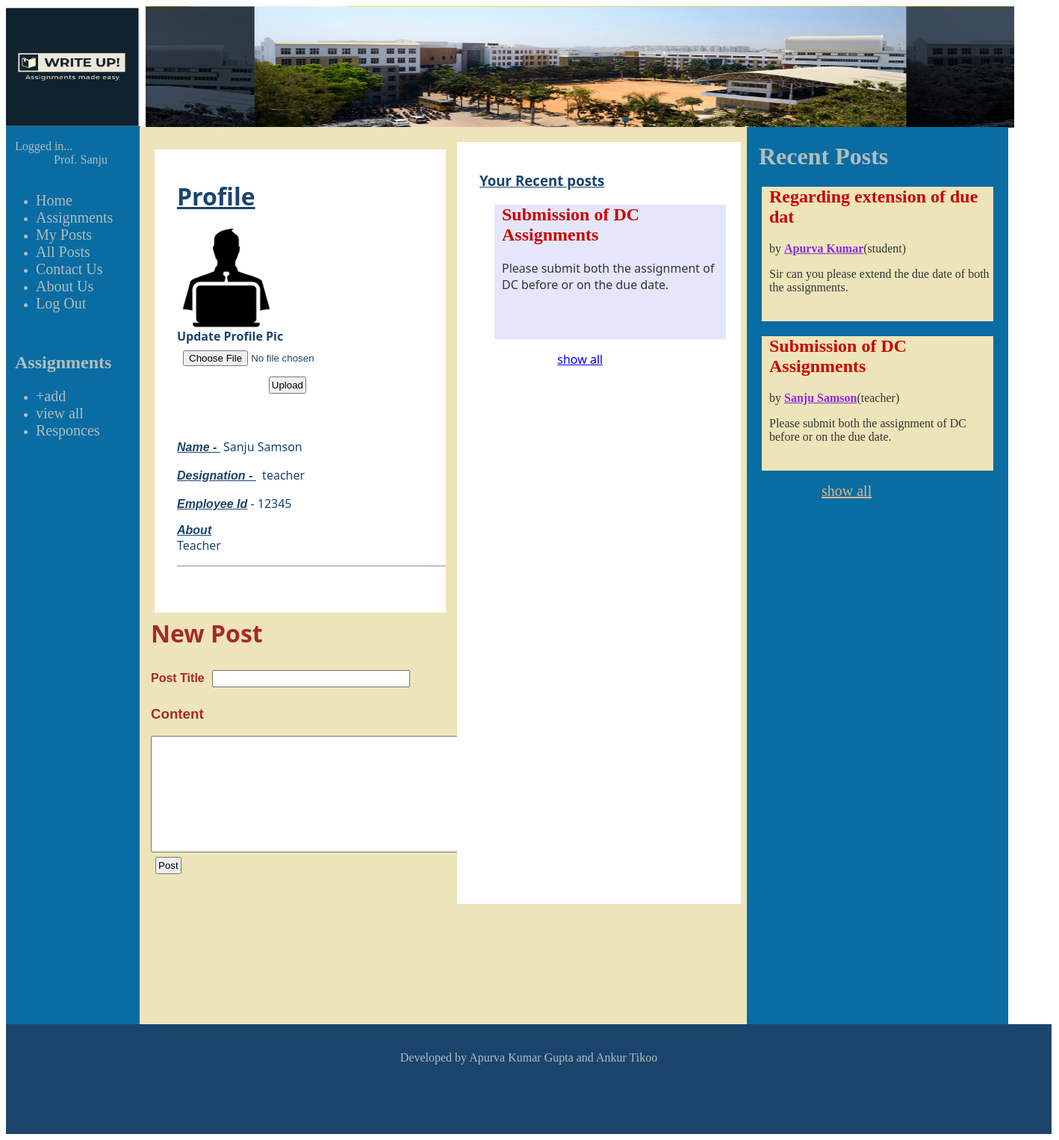
The page /home.php (signed in) on the database its author committed.
### tables this page shows
CREATE TABLE `teacher` (
  `id` int(10) NOT NULL,
  `password` varchar(40) NOT NULL,
  `first_name` varchar(40) NOT NULL,
  `last_name` varchar(40) NOT NULL,
  `about_you` text DEFAULT NULL,
  `profile_pic` varchar(50) DEFAULT NULL
);

CREATE TABLE `posts` (
  `id` int(11) NOT NULL,
  `poster_id` int(11) NOT NULL,
  `post_title` varchar(30) NOT NULL,
  `poster_designation` varchar(20) NOT NULL,
  `post_content` text DEFAULT NULL,
  `Likes` int(11) DEFAULT 0,
  `assign_flag` tinyint(1) NOT NULL DEFAULT 0,
  `due_date` date DEFAULT NULL,
  `file_name` varchar(50) DEFAULT NULL
);

CREATE TABLE `student` (
  `id` varchar(20) NOT NULL,
  `password` varchar(40) NOT NULL,
  `first_name` varchar(40) NOT NULL,
  `last_name` varchar(40) NOT NULL,
  `about_you` text DEFAULT NULL,
  `profile_pic` varchar(50) DEFAULT 'default.png'
);

### includes/functions.php (called while the page is built, shortened)
<?php require_once("../includes/db_functions.php") ?>
<?php require_once("../includes/navigation_functions.php") ?>
<?php require_once("../includes/post_functions.php") ?>
<?php require_once("../includes/profile_functions.php") ?>
<?php
  function right_main(){
      show_recent_posts();
  }
?>

### includes/db_functions.php (called while the page is built, shortened)
<?php
  function get_data_by_id($id,$profession)
  {
    global $connection;
   if($profession=="student")
    $query=" SELECT * FROM student WHERE id = {$id} limit 1 ";
   else
    $query=" SELECT * FROM teacher WHERE id = {$id} limit 1 ";
    $result=mysqli_query($connection,$query);
   return mysqli_fetch_assoc($result);
  }
 ?>

### includes/post_functions.php (the view, shortened to what this page needs)
 <?php
 function new_post_form()
 {
  ?>
    <div id="new_post">
      <h1> New Post</h1>
     <form method="post" action='home.php'>
        <span style="font-weight: bold;font-style: normal;text-decoration: none;">Post Title</span>
        <input type="text " size="30" name="post_title" >
       <h3><span style="font-style: normal;text-decoration: none;">Content</span></h3>
     <textarea name="post_content" rows="10" cols="50">
       </textarea>
 <br/>  <input type="submit" name="post_submit" value="Post"/>
       </form>
       </div>
  <?php
}
?>
<?php
function show_recent_posts(){
  echo "<h1 >&nbsp;&nbsp;Recent Posts</h1> ";
  global $connection;
  $query="SELECT * FROM posts WHERE assign_flag=0 ORDER BY id DESC LIMIT 5 ";
  $post_result=mysqli_query($connection,$query);
  echo "<ul style=\"list-style-type:none\">";
  while($post_data=mysqli_fetch_assoc($post_result))
  {
   echo "<li><div id=\"post\">";
  $poster_data=  get_data_by_id($post_data['poster_id'],$post_data['poster_designation']);
   ?>
   <h2 scope="col"><?php echo $post_data['post_title']." </h2>by <span class='poster'>". $poster_data['first_name']." ".$poster_data['last_name']."</span>(".$post_data['poster_designation'].")"  ?>
 <p><?php echo $post_data['post_content'] ?></p>
  <?php
  echo "</div></li>";
  }
  echo "</ul>";
  echo "<a href=\"posts.php?page_id=1\" style=\"color:burlywood ;font-size:20px\">show all</a>";
  }
?>
<?php
function show_my_recent_posts()
{
    global $connection;
    global $id;
    $query = "SELECT * FROM posts WHERE poster_id=$id AND assign_flag=0 ORDER BY id DESC LIMIT 4 ";
    $post_result = mysqli_query($connection, $query);
    if (mysqli_num_rows($post_result) == 0)
        echo echo_space(6)."no posts to display<br/><br/>";
    else {
        echo "<ul style=\"list-style-type:none\">";
        while ($post_data = mysqli_fetch_assoc($post_result)) {
            echo "<li><div id=\"post\" style=\"background:lavender \">";
            ?>
            <h2 scope="col"><?php echo $post_data['post_title'] ?></h2>
            <p><?php echo $post_data['post_content'] ?></p>
            <?php
            echo "</div></li>";
        }
        echo "</ul>";
    }
}
?>

### includes/layouts/header.php (shortened to what this page needs)
<html>
<head>
<link href="stylesheets/style.css" media="all" type="text/css" rel="stylesheet" >
</head>
<body  >
<table border="0" cellpadding="0" cellspacing="0" width="100%" >
<tr>
<td> <div title="cmrit">
  <img   id="header" src="images/photo.png" height="163px" width="179"  />
  </td></div>
  <td>
  <img src="images/cmrit.png"  height="163px"   width="1163" /></td>
  </tr>
  </table>

### public/home.php (shortened to what this page needs)
<?php
 include_once("../includes/layouts/header.php");
     require_once("../includes/functions.php");
   ?>
  <?php
   if(isset($_SESSION['id']))
    $flag=true;
   else
    $flag=false;
  ?>
<div id="body">
 <div id="left_main"> <?php  navigation() ?></div>
 <div id="center_main">
     <?php
     if($flag==true)
      show_info();
     ?>
     <?php new_post_form();
     ?>
     <div id="my_posts">
         <h3 style="text-decoration: underline;">Your Recent posts</h3>
         <?php
          show_my_recent_posts();
        ?>
         <?php echo_space(25);?><a href="my_posts.php?page_id=1">show all</a>
     </div>
 </div>
 <div id="right_main" >
   <?php
      right_main();
   ?>
  </div>
</div>
<?php include("../includes/layouts/footer.php"); ?>

### includes/navigation_functions.php (shortened to what this page needs)
<?php
  function navigation(){
      if(!isset($_SESSION['id']))
        show_simple_navigation();
       else
        show_user_navigation();
  }
?>
<?php
   function show_user_navigation(){
     echo "<div id='user_navigation'>";
     echo "<br/>&nbsp;&nbsp; Logged in...<br/> ";
     if($_SESSION['designation']=='student')
       echo " Er. ".$_SESSION['first_name'];
     else
       echo "Prof. ".$_SESSION['first_name'];
        echo "</div>";
      $output="<br/><ul>";
      $output.="<li><a href=\"home.php\">Home</a></li>";
      $output.="<li><a href=\"assignments.php?page_id=1\">Assignments</a></li>";
      $output.="<li><a href=\"my_posts.php?page_id=1\">My Posts</a></li>";
      $output.="<li><a href=\"posts.php?page_id=1\">All Posts</a></li>";
      $output.="<li><a href=\"contact_us.php\">Contact Us</a></li>";
      $output.="<li><a href=\"about_us.php\">About Us</a></li>   ";
      $output.="<li><a href=\"logout.php\">Log Out</a></li>   ";
      $output.="</ul>";
      echo $output;
     echo "<br/>";
     echo "<h2>&nbsp;&nbsp;Assignments</h2>";
     echo "<ul>";
   if($_SESSION['designation']=='student')
     echo "<li><a href='submit_assignment.php?page_id=1'>+submit </a></li>";
   else
     echo "<li><a href='add_assignment.php'>+add </a></li>";
   echo"<li><a href=\"assignments.php?page_id=1\">view all</a></li>";
   if($_SESSION['designation']=='student'){
    echo"<li><a href=\"submitted_assignment.php\">Submitted</a></li>";
   }else{
   echo"<li><a href=\"responces_assignment.php\">Responces</a></li>";
    }
    }
?>

### includes/profile_functions.php (shortened to what this page needs)
<?php
 function show_info()
 {
   global $id;
   global $profession;
  if(isset($_SESSION['id']) && isset($_SESSION['designation'])){
     $id=$_SESSION['id'];
     $profession=$_SESSION['designation'];
  }
    $data_assoc=  get_data_by_id($id,$profession);
    ?>
   <div id="info">
   <h1 style="text-decoration: underline;">Profile</h1>
   <?php
      $image=$data_assoc['profile_pic'];
    ?>
   <img style="background:white;"src="<?php echo './profile_pics/'.$image;?>" width="133" height="133" />
    <form method="post" action="upload_pic.php" enctype="multipart/form-data">
      <strong>Update Profile Pic</strong>
      <input type="file" name="file">
     <?php echo_space(27); ?> <input  type="submit" name="upload" value="Upload"  >
    </form>
   <br/>
  <p><span> Name - </span>&nbsp;<?php echo $data_assoc['first_name']." ".$data_assoc['last_name'] ?>
    </p><p><span>Designation - </span>&nbsp;
    <?php
    if($profession=='student')
    echo "student";
    else
    echo "teacher" ;?>
   </p><p><?php if($profession=="student")
            echo "<span>Scholar Id</span> - ";
         else
            echo "<span>Employee Id</span> - ";
      ?>
      <?php echo $id ?>
   </p><p> <span>About</span>  <br/>
    <?php  echo $data_assoc['about_you'] ?>
    <hr/>
    </div>
 <?php
 }
 ?>

### includes/layouts/footer.php
<div id="footer" >
  <div align="center" id="copyright" class="auto-style4" style="left: 475px; top: 1100px">
  	<br><br>Developed by Apurva Kumar Gupta and Ankur Tikoo
   </div>
  </div>
 </body>
</html>

### public/stylesheets/style.css (style rules this page uses)
#header { height: 160px; left:120px; top:0px; }
#post { background: #EEE4B9; width: 300px; height:180px; position:relative; left:-20px; padding-left:10px; color:#2D3639; }
#post h2 { font-family:"Trebuchet MS"; color: #CC0000 }
#new_post { position: relative; top:633px; left: 13px; padding-bottom: -3px; margin-bottom: -10px; color:brown; }
.poster { font-family: "Trebuchet MS"; font-style: normal; color: blueviolet; }
#my_posts { position: absolute; top:20px; left:425px; width: 350px; height:1000px; color:#1A446C; padding-left: 30px; padding-top: 20px; background: white; font-family: "Segoe UI", Tahoma, Geneva, Verdana, sans-serif; }
#info { position: absolute; top:30px; left:20px; width: 360px; height:600px; color:#1A446C; padding-left: 30px; padding-top: 20px; background: white; font-family: "Segoe UI", Tahoma, Geneva, Verdana, sans-serif; }
.auto-style4 { font-family: Cambria, Cochin, Georgia, Times, "Times New Roman", serif; color: #B1BEBB; }
#left_main { width: 180px; height: 1202px ; top:169px; left:8; position:absolute; background-color:096CA3; color:#B1BEBB; font-family:Cambria, Cochin, Georgia, Times, "Times New Roman", serif; }
#right_main { width: 350px; height: 1201px ; background-color: 096CA3; color:#B1BEBB; left: 1000px; top: 170px; position: absolute; font-style:Segoe, Segoe UI, DejaVu Sans, Trebuchet MS, Verdana, sans-serif; }
#left_main a { text-decoration: none; font-size:20px; color:#B1BEBB; }
#center_main { position:absolute; background-color: #EEE4B9; width: 810px; height: 1197px; left: 180px; top: 170px; padding: 2px; color:#1A446C; margin-left: 7px; font-family: Segoe, Segoe UI, DejaVu Sans, Trebuchet MS, Verdana, sans-serif; }
#center_main input { font-family:sans-serif; padding:2px; margin:6px; }
#footer { left: 475px; top: 120px; background: blue; height: 147px; width: 1400px; background: #1A446C; }

### includes/layouts/header.php (style rules this page uses)
.auto-style4 { font-family: Cambria, Cochin, Georgia, Times, "Times New Roman", serif; color: #B1BEBB; }

### public/home.php (style rules this page uses)
span { font-style: italic; font-family: sans-serif; font-weight: bold; text-decoration: underline; }

### rows shown on the page
teacher: profile_pic (placeholder picture), first_name "Sanju", last_name "Samson", about_you "Teacher"
posts: post_title "Submission of DC Assignments", post_content "Please submit both the assignment of DC before or on the due date.", teacher.first_name "Sanju", teacher.last_name "Samson", poster_designation "teacher"
posts: post_title "Regarding extension of due dat", student.first_name "Apurva", student.last_name "Kumar", poster_designation "student", post_content "Sir can you please extend the due date of both the assignments."

### other values the page prints
$_SESSION['first_name'] "Sanju"
$id "12345"
